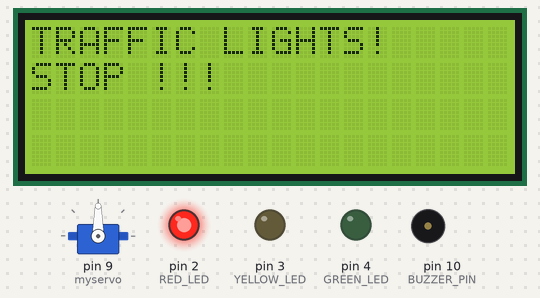
A sketch run on a simulated Arduino Uno, built with avr-gcc and run on an emulated ATmega328P. Parts: servo, 20×4 character LCD, output pins drawn as LEDs (lit = HIGH), buzzer (waves = sounding).

Above: at 0.1 s.
At 3.1 s:
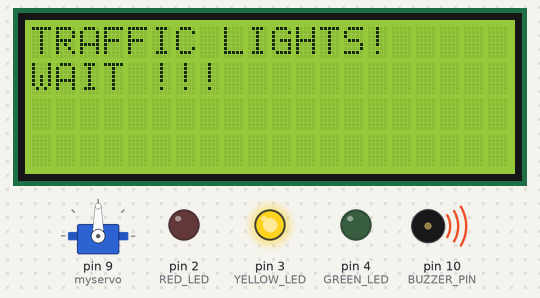
At 26.2 s:
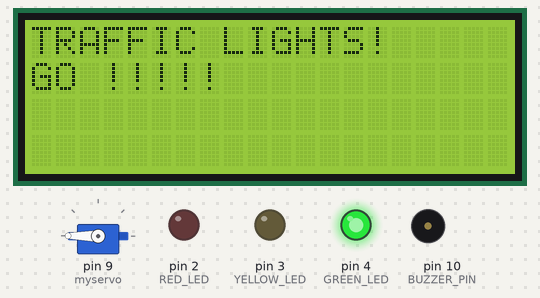
At 37.2 s:
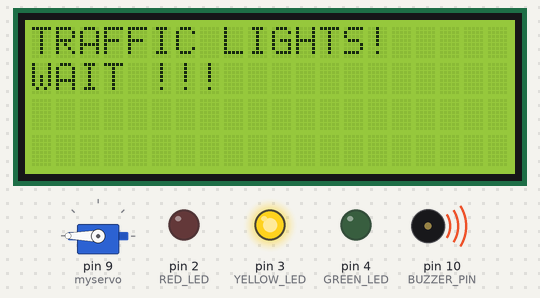
Timing chart, 0 to 38.7 s (numbered marks = the images above):
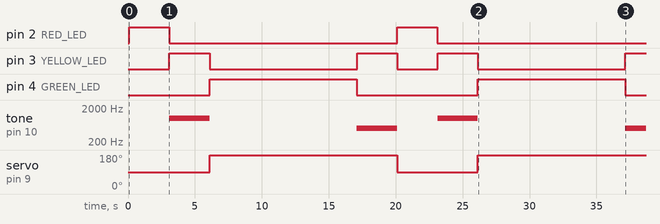

The sketch:

tled.ino
```cpp
//YWROBOT
//Compatible with the Arduino IDE 1.0
//Library version:1.1
#include <LiquidCrystal_I2C.h>
#include <Servo.h>


int RED_LED = 2;
int YELLOW_LED = 3;
int GREEN_LED = 4;
int BUZZER_PIN = 10;

Servo myservo;
LiquidCrystal_I2C lcd(0x27,20,4);  // set the LCD address to 0x27 for a 16 chars and 2 line display

void setup()
{
  myservo.attach(9);
  pinMode(BUZZER_PIN,OUTPUT);
  pinMode(RED_LED,OUTPUT);
  pinMode(YELLOW_LED,OUTPUT);
  pinMode(GREEN_LED,OUTPUT);

  lcd.init();                      // initialize the lcd
  // Print a message to the LCD.
  lcd.backlight();
  lcd.setCursor(0,0);
  lcd.print("TRAFFIC LIGHTS!");

}


void loop()
{

  lcd.setCursor(0,1);
  lcd.print("STOP !!!");

   myservo.write(90);
   // put your main code here, to run repeatedly:
    digitalWrite(RED_LED,HIGH);
    delay(3000);
    digitalWrite(RED_LED,LOW);

    lcd.setCursor(0,1);
    lcd.print("WAIT !!!");

    tone(BUZZER_PIN,1000,3000);
    digitalWrite(YELLOW_LED,HIGH);
    delay(3000);
    digitalWrite(YELLOW_LED,LOW);

    lcd.setCursor(0,1);
    lcd.print("GO !!!");
    myservo.write(180);

    digitalWrite(GREEN_LED,HIGH);
    delay(11000);
    digitalWrite(GREEN_LED,LOW);

    tone(BUZZER_PIN,500,3000);

    lcd.setCursor(0,1);
    lcd.print("WAIT !!!");


    digitalWrite(YELLOW_LED,HIGH);
    delay(3000);
    digitalWrite(YELLOW_LED,LOW);


}
```

Measured:
- by itself, pin 2 (RED_LED): alternates HIGH for 3.0 s and LOW for 17.0 s
- by itself, pin 3 (YELLOW_LED): goes HIGH 3.0 s, LOW 11.0 s, HIGH 3.0 s, LOW 3.0 s, HIGH 3.0 s, LOW 11.0 s, then HIGH
- by itself, pin 4 (GREEN_LED): alternates HIGH for 11.0 s and LOW for 9.0 s
- by itself, tone on pin 10 (BUZZER_PIN): plays 1000 Hz for 3.0 s, 500 Hz for 3.0 s, 1000 Hz for 3.0 s, 500 Hz for 2.9 s
- by itself, servo on pin 9 (myservo): 90° → 180° at 6.1 s, → 90° 14.0 s later, → 180° 6.0 s later
- what the display in image 1 shows lasts 3.0 s, from 3.1 s to 6.1 s
- what the display in image 2 shows lasts 11.0 s, from 26.1 s to 37.1 s
